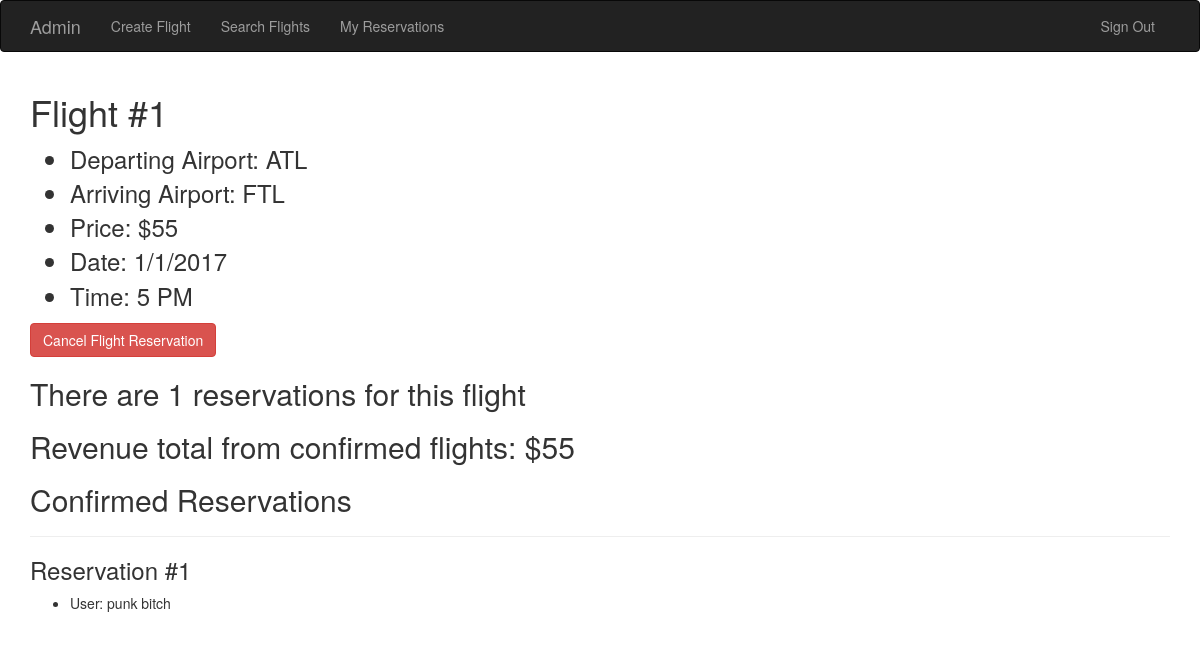
The page /flight/1 (signed in) on the database its author committed.
### serv1.py (models this page shows, shortened)
class User(UserMixin, db.Model):
	__tablename__ = 'users'
	id = db.Column(db.Integer, primary_key = True)
	username = db.Column(db.String(64), unique = True)
	first_name = db.Column(db.String(64))
	last_name = db.Column(db.String(64))
	payment_info_id = db.Column(db.Integer, db.ForeignKey('paymentinfo.id'))
	is_admin = db.Column(db.Boolean, default = False)
	password_hash = db.Column(db.String(128))
	reservations = db.relationship('Reservation', backref = 'flight')
	@property
	def password(self):
		raise AttributeError('Password is not a readable attribute')

class Flight(db.Model):
	__tablename__ = 'flights'
	id = db.Column(db.Integer, primary_key = True)
	departing_airport = db.Column(db.String(3))
	arriving_airport = db.Column(db.String(3))
	price = db.Column(db.Integer)
	month = db.Column(db.Integer)
	day = db.Column(db.Integer)
	year = db.Column(db.String(4))
	is_full = db.Column(db.Boolean, default = False)
	time = db.Column(db.String(64))
	reservations = db.relationship('Reservation', backref = 'reserved_flight')

class Reservation(db.Model):
	__tablename__ = 'reservations'
	id = db.Column(db.Integer, primary_key = True)
	flight_id = db.Column(db.Integer, db.ForeignKey('flights.id'))
	user_id = db.Column(db.Integer, db.ForeignKey('users.id'))
	confirmed = db.Column(db.Boolean, default = False)

### serv1.py (the view)
@app.route('/flight/<flightno>')
@login_required
def flight(flightno, methods = ['GET','POST']):
	if (not Flight.query.filter_by(id = flightno).first()):
		flash('This flight does not exist')
		return redirect(url_for('index'))
	return render_template("flight.html", flightno = int(flightno), flight = Flight.query.filter_by(id = flightno).first(), User = User, Reservation = Reservation, Flight = Flight)

### serv1.py (called while the page is built)
@login_manager.user_loader
def load_user(user_id):
	return User.query.get(int(user_id))

### templates/flight.html (shortened to what this page needs)
{% extends "base.html"%}
{% import "bootstrap/wtf.html" as wtf %}
{% block page_content%}
<font size="+2">
<h1>Flight #{{flightno}}</h1>
<ul>
	<li>Departing Airport: {{flight.departing_airport}}</li>
	<li>Arriving Airport: {{flight.arriving_airport}}</li>
	<li>Price: ${{flight.price}}</li>
	<li>Date: {{flight.month}}/{{flight.day}}/{{flight.year}}</li>
	<li>Time: {{flight.time}}</li>
</ul>
</font>
{% if not Reservation.query.filter_by(flight_id = flightno, user_id = current_user.id).all() %}
<p><a class="btn btn-primary btn-lg" href="{{ url_for('reserve_flight', flightno = flightno) }}" role="button">Reserve Flight &raquo;</a></p>
{% else %}
<p><a class="btn btn-danger btn-md" href="{{ url_for('delete_reservation', flightno = flightno) }}" role="button">Cancel Flight Reservation</a></p>
{% endif %}
{% if current_user.is_admin %}
<h2> There are {{ Reservation.query.filter_by(flight_id = flightno).all()|length }} reservations for this flight </h2>
<h2> Revenue total from confirmed flights: ${{ Reservation.query.filter_by(flight_id = flightno, confirmed = True).all()|length * Flight.query.filter_by(id = flightno).first().price }}</h2>
{% if Reservation.query.filter_by(flight_id = flightno, confirmed = True).all() %}
<h2>Confirmed Reservations</h2>
<hr>
{% endif %}
{% for r in Reservation.query.filter_by(flight_id = flightno, confirmed = True) %}
<h3>Reservation #{{r.id}}</h3>
<ul>
		<li>User: {{User.query.filter_by(id = r.user_id).first().first_name}} {{User.query.filter_by(id = r.user_id).first().last_name}}</li>
	</ul>
{% endfor %}
{% endif %}
{% endblock %}

### templates/base.html (shortened to what this page needs)
{% extends "bootstrap/base.html" %}
{% block navbar %}
<div class="navbar navbar-inverse" role="navigation">
	<div class="container">
		<div class="navbar-header">
			<a class="navbar-brand" href="/">{% if current_user.is_authenticated %}{{ current_user.username }}{% else %}Home{% endif %}</a>
		</div>
		<div class="navbar-collapse collapse">
			<ul class="nav navbar-nav">
				{% if current_user.is_authenticated and current_user.is_admin %}<li><a href="{{ url_for('create_flight') }}">Create Flight</a></li> {% endif %}
				<li><a href="{{ url_for('search_flights') }}">Search Flights</a></li>
				{% if current_user.is_authenticated %}<li><a href="{{ url_for('my_reservations') }}">My Reservations</a></li>{% endif %}
			</ul>
			<ul class="nav navbar-nav navbar-right">
				{% if current_user.is_authenticated %}
				<li><a href="{{ url_for('logout') }}">Sign Out</a></li>
				{% else %}
				<li><a href="{{ url_for('login') }}">Sign In</a></li>
				{% endif %}
			</ul>
		</div>
	</div>
</div>
{% endblock %}
{% block content %}
<div class="container">
	{% block page_content %}{% endblock %}
</div>
{% endblock %}

### rows shown on the page
User: username "Admin", query.filter_by "punk", query.filter_by "bitch"
Flight: departing_airport "ATL", arriving_airport "FTL", price "55", month "1", day "1", year "2017", time "5 PM"
Reservation: id "1"

### other values the page prints
{{ flightno }} "1"
{{ Reservation.query.filter_by(flight_id = flightno).all()|length }} "1"
